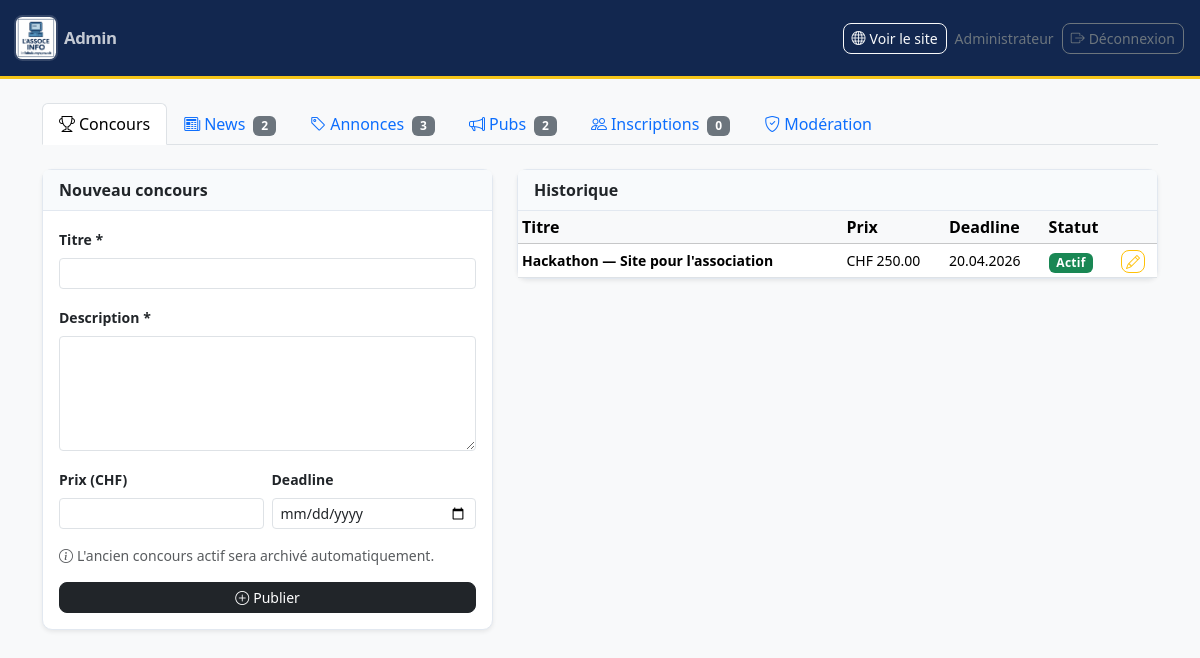
The page /admin/index.php (signed in) on the database its author committed.
### tables this page shows
CREATE TABLE IF NOT EXISTS concours (
    id          INT AUTO_INCREMENT PRIMARY KEY,
    titre       VARCHAR(200) NOT NULL,
    description TEXT         NOT NULL,
    prix        DECIMAL(10,2) DEFAULT NULL,
    deadline    DATE          DEFAULT NULL,
    pdf_url     VARCHAR(500)  DEFAULT NULL,
    actif       BOOLEAN   NOT NULL DEFAULT 1,
    created_at  TIMESTAMP DEFAULT CURRENT_TIMESTAMP
);

### admin/index.php (the view, shortened to what this page needs)
<?php
$db = getDB();
$concours = $db->query('SELECT * FROM concours ORDER BY created_at DESC LIMIT 5')->fetchAll();
$news     = $db->query('SELECT * FROM news ORDER BY created_at DESC')->fetchAll();
$annonces = $db->query('
    SELECT a.*, COUNT(c.id) AS nb_commentaires
    FROM annonces a
    LEFT JOIN commentaires c ON c.annonce_id = a.id
    GROUP BY a.id
    ORDER BY a.created_at DESC
')->fetchAll();
$inscriptions = $db->query('
    SELECT i.*, co.titre AS concours_titre
    FROM inscriptions i
    JOIN concours co ON co.id = i.concours_id
    ORDER BY i.created_at DESC
')->fetchAll();
$pubs = $db->query('
    SELECT p.*, u.nom AS auteur_nom
    FROM pubs p
    JOIN utilisateurs u ON u.id = p.user_id
    ORDER BY p.created_at DESC
')->fetchAll();
?>
<!DOCTYPE html>
<html lang="fr">
<head>
    <link href="https://cdn.jsdelivr.net/npm/bootstrap@5.3.3/dist/css/bootstrap.min.css" rel="stylesheet">
    <link href="https://cdn.jsdelivr.net/npm/bootstrap-icons@1.11.3/font/bootstrap-icons.min.css" rel="stylesheet">
    <link href="<?= BASE_URL ?>/assets/css/style.css" rel="stylesheet">
</head>
<body class="bg-light d-flex flex-column min-vh-100">
<nav class="navbar navbar-dark px-3">
    <a class="navbar-brand d-flex align-items-center gap-2" href="<?= BASE_URL ?>/admin/index.php">
        <img src="<?= BASE_URL ?>/assets/img/logo.png" alt="L'Assoce Info" height="42"
             style="border-radius:.4rem; box-shadow:0 0 0 2px rgba(255,255,255,.15)">
        <span class="small opacity-75 fw-semibold">Admin</span>
    </a>
    <div class="d-flex align-items-center gap-2">
        <a href="<?= BASE_URL ?>/index.php" class="btn btn-outline-light btn-sm" target="_blank">
            <i class="bi bi-globe me-1"></i>Voir le site
        </a>
        <span class="text-secondary small d-none d-md-inline"><?= htmlspecialchars($_SESSION['user_nom']) ?></span>
        <a href="<?= BASE_URL ?>/logout.php" class="btn btn-outline-secondary btn-sm">
            <i class="bi bi-box-arrow-right me-1"></i>Déconnexion
        </a>
    </div>
</nav>
<div class="container py-4">
    <?php
        $activeTab = $_GET['tab'] ?? 'concours';
    ?>
    <ul class="nav nav-tabs mb-4" id="adminTabs">
        <li class="nav-item">
            <a class="nav-link <?= $activeTab === 'concours' ? 'active' : '' ?>" data-bs-toggle="tab" href="#tab-concours">
                <i class="bi bi-trophy me-1"></i>Concours
            </a>
        </li>
        <li class="nav-item">
            <a class="nav-link <?= $activeTab === 'news' ? 'active' : '' ?>" data-bs-toggle="tab" href="#tab-news">
                <i class="bi bi-newspaper me-1"></i>News
                <span class="badge bg-secondary ms-1"><?= count($news) ?></span>
            </a>
        </li>
        <li class="nav-item">
            <a class="nav-link <?= $activeTab === 'annonces' ? 'active' : '' ?>" data-bs-toggle="tab" href="#tab-annonces">
                <i class="bi bi-tag me-1"></i>Annonces
                <span class="badge bg-secondary ms-1"><?= count($annonces) ?></span>
            </a>
        </li>
        <li class="nav-item">
            <a class="nav-link <?= $activeTab === 'pubs' ? 'active' : '' ?>" data-bs-toggle="tab" href="#tab-pubs">
                <i class="bi bi-megaphone me-1"></i>Pubs
                <span class="badge bg-secondary ms-1"><?= count($pubs) ?></span>
            </a>
        </li>
        <li class="nav-item">
            <a class="nav-link <?= $activeTab === 'inscriptions' ? 'active' : '' ?>" data-bs-toggle="tab" href="#tab-inscriptions">
                <i class="bi bi-people me-1"></i>Inscriptions
                <span class="badge bg-secondary ms-1"><?= count($inscriptions) ?></span>
            </a>
        </li>
        <li class="nav-item">
            <a class="nav-link <?= $activeTab === 'moderation' ? 'active' : '' ?>" data-bs-toggle="tab" href="#tab-moderation">
                <i class="bi bi-shield-check me-1"></i>Modération
            </a>
        </li>
    </ul>
    <div class="tab-content">
        <div class="tab-pane fade <?= $activeTab === 'concours' ? 'show active' : '' ?>" id="tab-concours">
            <div class="row g-4">
                <div class="col-lg-5">
                    <div class="card shadow-sm">
                        <div class="card-header fw-semibold">Nouveau concours</div>
                        <div class="card-body">
                            <form method="POST">
                                <div class="mb-3">
                                    <label class="form-label small fw-semibold">Titre *</label>
                                    <input type="text" name="titre" class="form-control form-control-sm" required>
                                </div>
                                <div class="mb-3">
                                    <label class="form-label small fw-semibold">Description *</label>
                                    <textarea name="description" class="form-control form-control-sm" rows="5" required></textarea>
                                </div>
                                <div class="row g-2 mb-3">
                                    <div class="col">
                                        <label class="form-label small fw-semibold">Prix (CHF)</label>
                                        <input type="number" name="prix" class="form-control form-control-sm" step="0.01" min="0">
                                    </div>
                                    <div class="col">
                                        <label class="form-label small fw-semibold">Deadline</label>
                                        <input type="date" name="deadline" class="form-control form-control-sm">
                                    </div>
                                </div>
                                <p class="text-muted small mb-3">
                                    <i class="bi bi-info-circle me-1"></i>L'ancien concours actif sera archivé automatiquement.
                                </p>
                                <button type="submit" class="btn btn-dark btn-sm w-100">
                                    <i class="bi bi-plus-circle me-1"></i>Publier
                                </button>
                            </form>
                        </div>
                    </div>
                </div>
                <div class="col-lg-7">
                    <div class="card shadow-sm">
                        <div class="card-header fw-semibold">Historique</div>
                        <div class="card-body p-0">
                            <table class="table table-sm table-hover mb-0 align-middle">
                                <thead class="table-light">
                                    <tr><th>Titre</th><th>Prix</th><th>Deadline</th><th>Statut</th><th></th></tr>
                                </thead>
                                <tbody>
                                    <?php foreach ($concours as $c): ?>
                                    <tr style="cursor:pointer" onclick="window.open('<?= BASE_URL ?>/concours.php', '_blank')" title="Voir le concours">
                                        <td class="small fw-semibold"><?= htmlspecialchars($c['titre']) ?></td>
                                        <td class="small"><?= $c['prix'] ? 'CHF '.$c['prix'] : '—' ?></td>
                                        <td class="small"><?= $c['deadline'] ? date('d.m.Y', strtotime($c['deadline'])) : '—' ?></td>
                                        <td>
                                            <?= $c['actif'] ? '<span class="badge bg-success">Actif</span>' : '<span class="badge bg-secondary">Archivé</span>' ?>
                                        </td>
                                        <td onclick="event.stopPropagation()">
                                            <button class="btn btn-outline-warning btn-sm py-0 px-1"
                                                data-bs-toggle="modal" data-bs-target="#modalEditConcours"
                                                data-id="<?= $c['id'] ?>"
                                                data-titre="<?= htmlspecialchars($c['titre'], ENT_QUOTES) ?>"
                                                data-description="<?= htmlspecialchars($c['description'], ENT_QUOTES) ?>"
                                                data-prix="<?= $c['prix'] ?? '' ?>"
                                                data-deadline="<?= $c['deadline'] ?? '' ?>">
                                                <i class="bi bi-pencil"></i>
                                            </button>
                                        </td>
                                    </tr>
                                    <?php endforeach; ?>
                                </tbody>
                            </table>
                        </div>
                    </div>
                </div>
            </div>
        </div>
    </div>
</div>
</body>
</html>

### assets/css/style.css (style rules this page uses)
:root { --ih-yellow: #f5c518; --ih-yellow-dim: #c9a100; --ih-dark: #12274f; --ih-dark-2: #1a3a6b; --ih-muted: #64748b; --ih-radius: .625rem; }
body { font-family: 'Segoe UI', system-ui, sans-serif; background: #f1f5f9; color: #1e293b; }
.navbar { background: var(--ih-dark) !important; border-bottom: 3px solid var(--ih-yellow); padding-top: .75rem; padding-bottom: .75rem; }
.navbar-brand { font-size: 1.2rem; letter-spacing: -.5px; }
.card { border: 1px solid #e2e8f0; border-radius: var(--ih-radius); background: #fff; transition: box-shadow .2s, transform .2s; }
.card-header { background: #f8fafc; border-bottom: 1px solid #e2e8f0; font-weight: 600; }
.badge { font-weight: 600; letter-spacing: .02em; }
.btn { border-radius: .5rem; font-weight: 500; }

### rows shown on the page
concours: titre "Hackathon — Site pour l'association", prix "250.00", deadline "20.04.2026", actif "Actif"

### other values the page prints
$_SESSION['user_nom'] "Administrateur"
count($news) "2"
count($annonces) "3"
count($pubs) "2"
count($inscriptions) "0"
